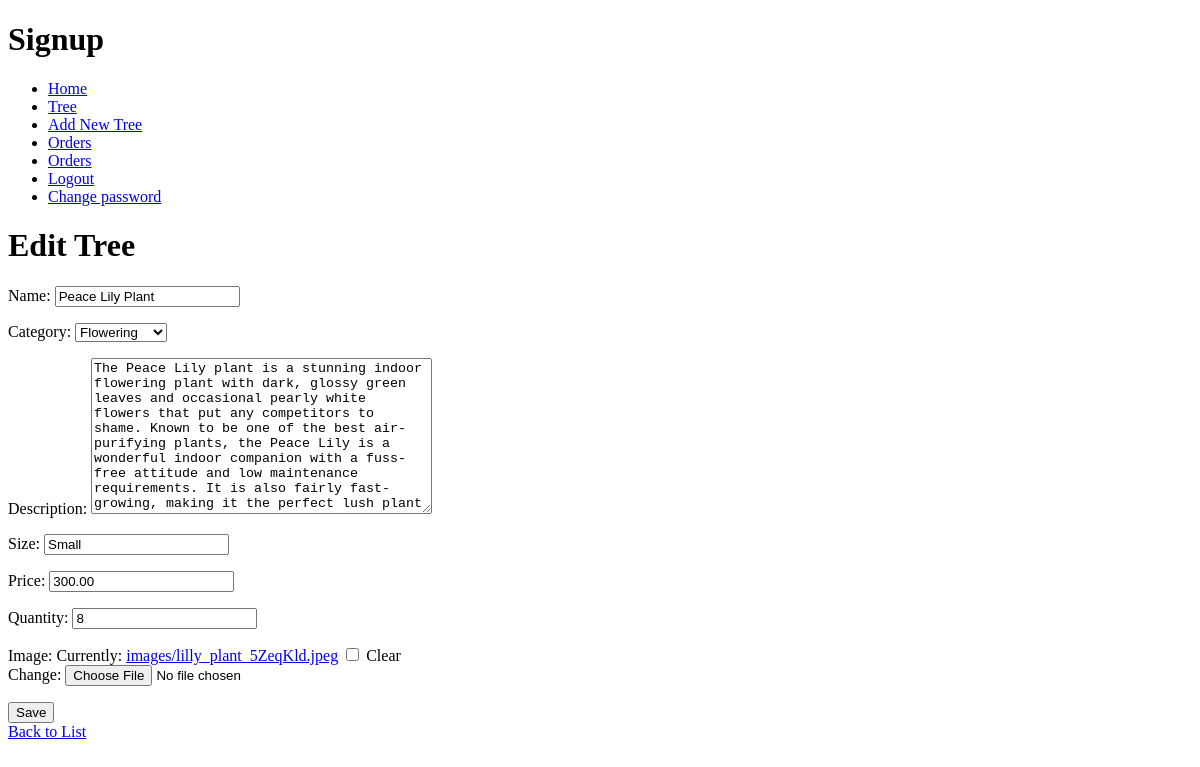
Before: /trees/2/edit/ (signed in) with the older database file.
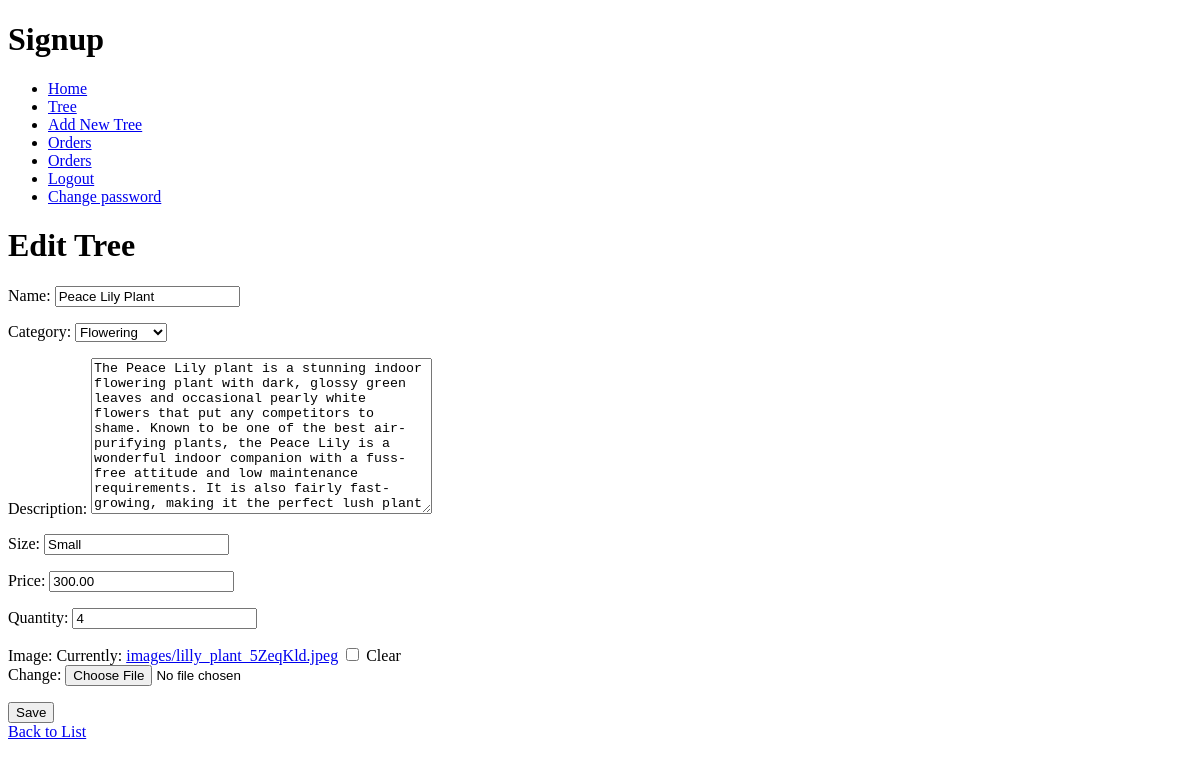
After: the same page with the newer database file.
### tree/models.py (models this page shows, shortened)
class Tree(models.Model):
    name = models.CharField(max_length=255)
    category = models.ForeignKey(Category, related_name='trees', on_delete=models.CASCADE)
    description = models.TextField()
    size = models.CharField(max_length=255)
    price = models.DecimalField(max_digits=10, decimal_places=2)
    quantity = models.PositiveIntegerField()
    image = models.ImageField(upload_to='images/', blank=True, null=True)

class Category(models.Model):
    name = models.CharField(max_length=255)
    description = models.TextField(blank=True, null=True)
    def __str__(self):
        return self.name

### tree/views.py (the view)
# urls.py: path('trees/<int:pk>/edit/', views.tree_update, name='tree_update'),
@login_required(login_url='signin')  # Restrict access if needed
@staff_access_only()
def tree_update(request, pk):
  tree = Tree.objects.get(pk=pk)
  if request.method == 'POST':
    form = TreeForm(request.POST, request.FILES, instance=tree)  # Include request.FILES for image upload
    if form.is_valid():
      form.save()
      return redirect('tree_list')
  else:
    form = TreeForm(instance=tree)
  return render(request, 'admin/tree_form.html', {'form': form})

### tree/forms.py
class TreeForm(forms.ModelForm):
  class Meta:
    model = Tree
    fields = ['name', 'category', 'description', 'size', 'price', 'quantity', 'image']

### tree/templates/admin/tree_form.html (shortened to what this page needs)
{% extends "tree/main.html" %}
{% block content %}
<h1>{% if form.instance.pk %}Edit Tree{% else %}Add New Tree{% endif %}</h1>
    <form method="post" enctype="multipart/form-data">
        {{ form.as_p }}
        <button type="submit">Save</button>
    </form>
    <a href="{% url 'tree_list' %}">Back to List</a>
{% endblock content %}

Changed rows visible on the page:
changed Tree "Flowering": quantity "8" → "4"
